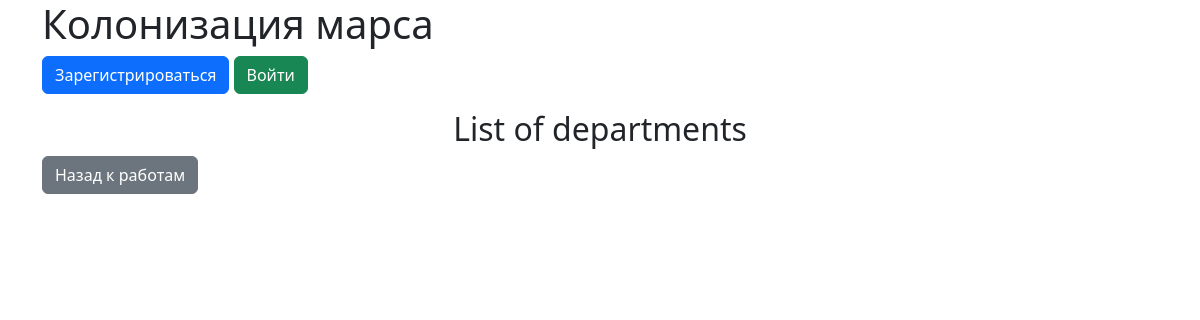
/departments/, run on an earlier commit of the app's database.
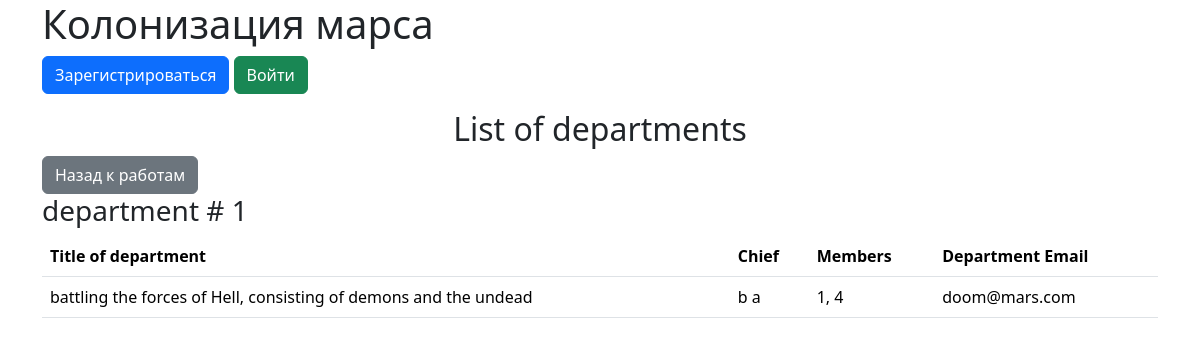
And on a later commit of the database.
### data/departments.py (models this page shows)
class Department(SqlAlchemyBase):
    __tablename__ = "department"
    id = sqlalchemy.Column(sqlalchemy.Integer,
                           primary_key=True, autoincrement=True)
    title = sqlalchemy.Column(sqlalchemy.String)
    chief = sqlalchemy.Column(sqlalchemy.Integer, sqlalchemy.ForeignKey("users.id"))
    members = sqlalchemy.Column(sqlalchemy.String)
    email = sqlalchemy.Column(sqlalchemy.String)
    user = orm.relationship('User')

### data/users.py (models this page shows, shortened)
class User(SqlAlchemyBase, UserMixin, SerializerMixin):
    __tablename__ = "users"
    id = sqlalchemy.Column(sqlalchemy.Integer,
                           primary_key=True, autoincrement=True)
    surname = sqlalchemy.Column(sqlalchemy.String)
    name = sqlalchemy.Column(sqlalchemy.String)
    age = sqlalchemy.Column(sqlalchemy.Integer)
    position = sqlalchemy.Column(sqlalchemy.String)
    speciality = sqlalchemy.Column(sqlalchemy.String)
    address = sqlalchemy.Column(sqlalchemy.String)
    email = sqlalchemy.Column(sqlalchemy.String, unique=True)
    city_from = sqlalchemy.Column(sqlalchemy.String)
    hashed_password = sqlalchemy.Column(sqlalchemy.String)
    modified_date = sqlalchemy.Column(sqlalchemy.DateTime, default=datetime.datetime.now)
    jobs = orm.relationship("Jobs", back_populates='user')
    departments = orm.relationship("Department", back_populates='user')

### main.py (the view)
@app.route("/departments/")
def departments():
    db_sess = db_session.create_session()
    param = {}
    param["departments"] = db_sess.query(Department).all()
    param["current_user"] = current_user
    return flask.render_template('departments.html', **param)

### data/db_session.py (called while the page is built)
def create_session() -> Session:
    global __factory
    return __factory()

### templates/departments.html (shortened to what this page needs)
{% extends 'base.html' %}
{% block content %}
  <h2 class="text-center">List of departments</h2>
  <a href="/" class="btn btn-secondary">Назад к работам</a>
  {% for department in departments %}
    <h3>department # {{loop.index}}</h3>
    <table class="table">
      <thead>
        <tr>
          <th scope="col">Title of department</th>
          <th scope="col">Chief</th>
          <th scope="col">Members</th>
          <th scope="col">Department Email</th>
        </tr>
      </thead>
      <tbody>
        <tr>
          <td>{{ department.title }}</td>
          <td>{{ department.user.name }} {{ department.user.surname }}</td>
          <td>{{ department.members }}</td>
          <td>{{ department.email }}</td>
        </tr>
      </tbody>
    </table>
  {% endfor %}
{% endblock %}

### templates/base.html (shortened to what this page needs)
<!DOCTYPE html>
<html lang="en">
<head>
  <link href="https://cdn.jsdelivr.net/npm/bootstrap@5.3.3/dist/css/bootstrap.min.css" rel="stylesheet">
</head>
<body>
  <div class="container">
    <h1>Колонизация марса</h1>
    {% if current_user.is_authenticated %}
      <a class="navbar-brand" href="/logout">{{ current_user.name }}</a>
    {% else %}
      <p>
        <a class="btn btn-primary " href="/register">Зарегистрироваться</a>
        <a class="btn btn-success" href="/login">Войти</a>
      </p>
    {% endif %}
    {% block content %}{% endblock %}
  </div>
</body>
</html>

What changed in the data, as far as the page shows it:
added Department: title "battling the forces of Hell, consisting of demons and the undead", user.name "b", user.surname "a", members "1, 4", email "doom@mars.com"
